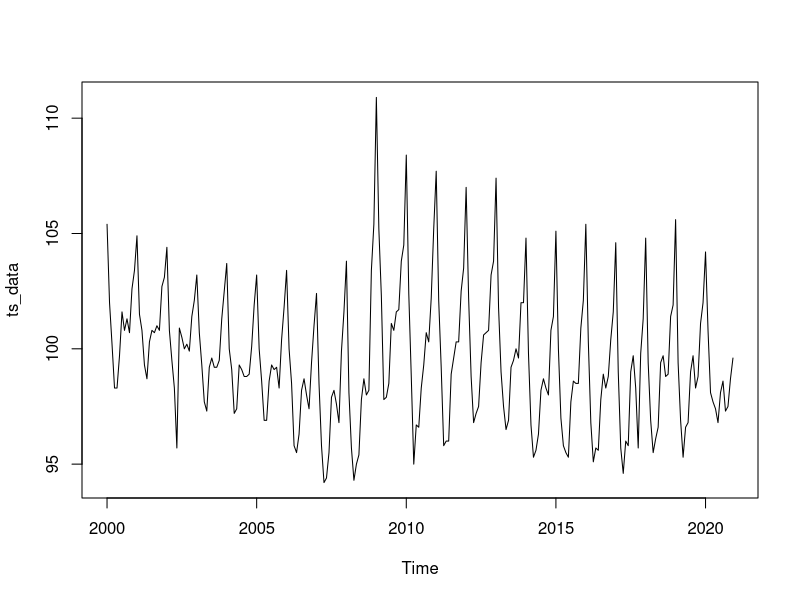
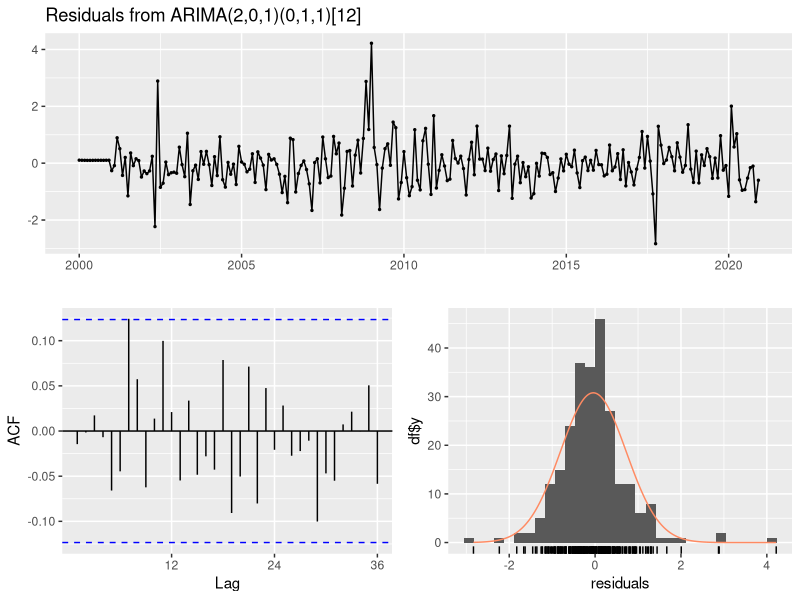
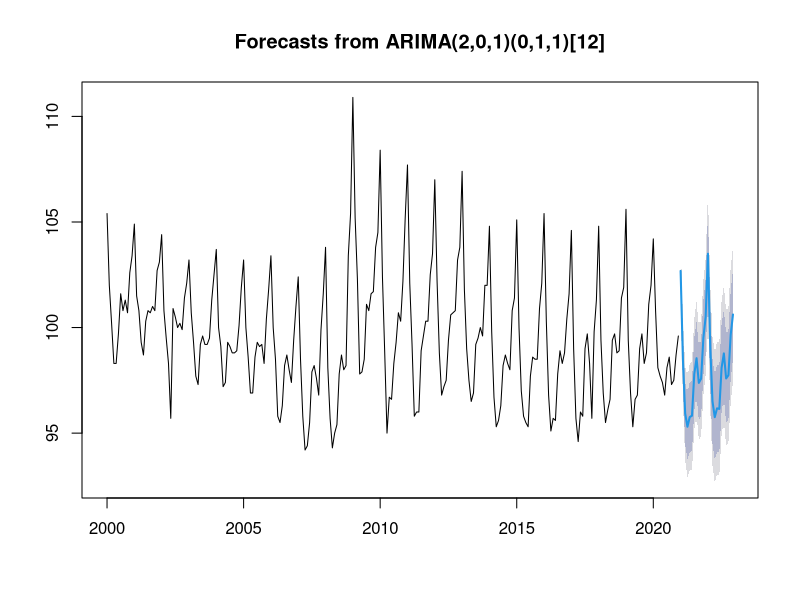
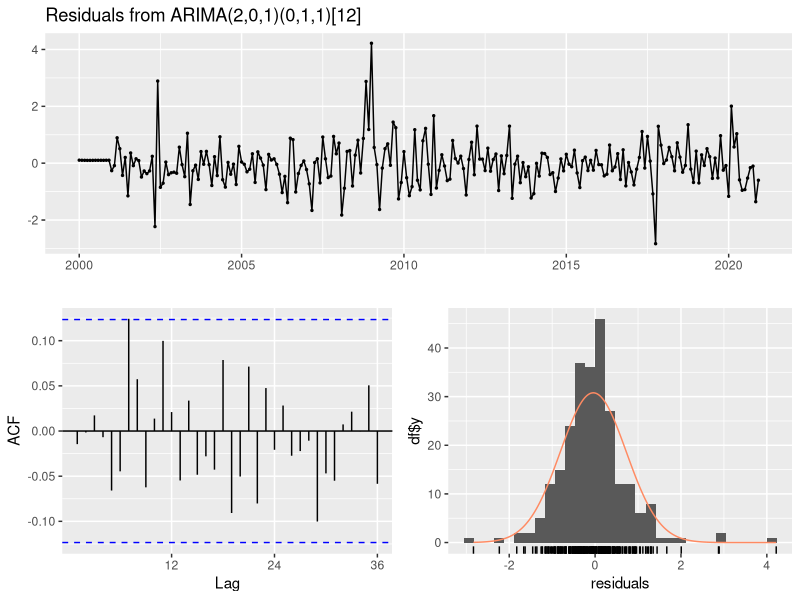
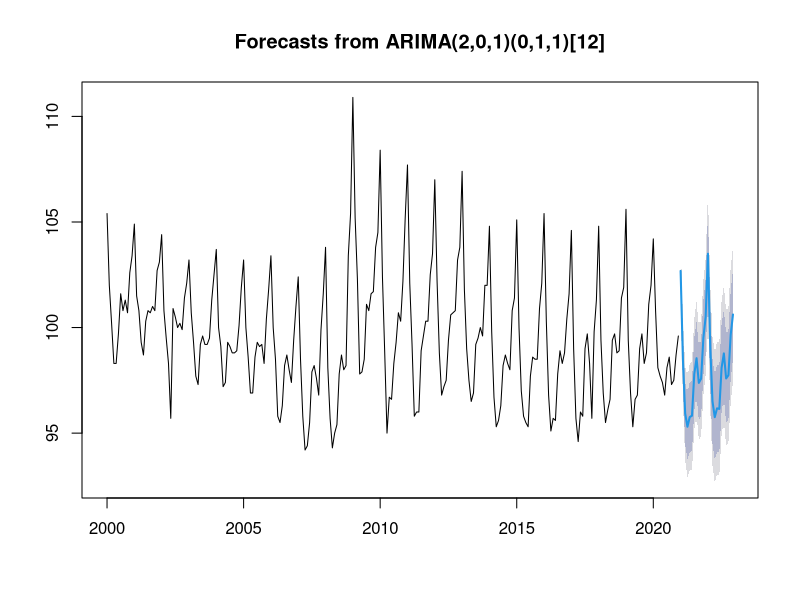

Generate these figures, in order, with R:

library(stats)
library(dplyr)
library(ggplot2)
library(tseries)
library(forecast)


# ARIMA -------------------------------------------------------------------


df <- read.csv('BICCtemp.txt', sep = ';', dec = ",")
df<- df %>% subset(Rok!=2020)
month_names <- c("Styczeń", "Luty", "Marzec", "Kwiecień", "Maj", "Czerwiec", "Lipiec", "Sierpień", "Wrzesień", "Październik", "Listopad", "Grudzień")

## zamiana na time series
ts_data <- ts(df$Wskaznik, start=c(2000, 1), frequency=12)

plot(ts_data)
summary(ts_data)

## sprawdzenie zalozen ARIMA czyli stacjonarnosc (srednia, wariancja i autokorelacja sa stale w czasie)
adf.test(ts_data)

fit <- auto.arima(ts_data)

## fajne wykresy residuals, sprawdzanie czy nie ma autokorelacji?
checkresiduals(fit)

## prognoza na 24 miesiace do przodu
forecast_values <- forecast(fit, h=24)
plot(forecast_values)



# SARIMA ------------------------------------------------------------------

df <- read.csv('BICCtemp.txt', sep = ';', dec = ",")
df<- df %>% subset(Rok!=2020)
month_names <- c("Styczeń", "Luty", "Marzec", "Kwiecień", "Maj", "Czerwiec", "Lipiec", "Sierpień", "Wrzesień", "Październik", "Listopad", "Grudzień")

## zamiana na time series
ts_data <- ts(df$Wskaznik, start=c(2000, 1), frequency=12)


## sprawdzenie zalozen SARIMA czyli stacjonarnosc (srednia, wariancja i autokorelacja sa stale w czasie)
adf.test(ts_data)

fit_sarima <- auto.arima(ts_data, seasonal=TRUE)

## fajne wykresy residuals, sprawdzanie czy nie ma autokorelacji?
checkresiduals(fit_sarima)

## prognoza na 24 miesiace do przodu
forecast_values_sarima <- forecast(fit_sarima, h=24)
plot(forecast_values_sarima)

